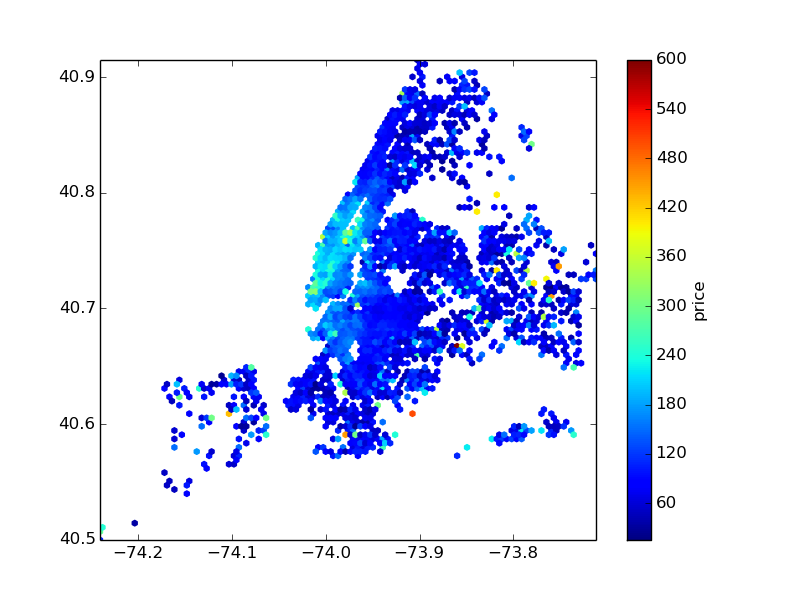

Recreate this plot in Python.
import matplotlib
matplotlib.use('Agg')
from matplotlib import pyplot as PLT
from matplotlib import cm as CM
from matplotlib import mlab as ML
import numpy as NP
import csv

#restList = []

latList = []
longList = []
priceList = []

MAX_PRICE = 600
with open("listings.csv", "r") as f:
	#next(f)
	reader = csv.DictReader(f)
	for row in reader:
		if float(row['price']) > MAX_PRICE:
			continue

		latList.append(float(row['latitude']))
		longList.append(float(row['longitude']))
		priceList.append(float(row['price']))

	'''
	for line in f:
		linesplit = line.split(',')
		#print linesplit
		if len(linesplit) <= LAT_INDEX:
			continue
		
		latList.append(linesplit[LAT_INDEX])
		longList.append(linesplit[LONG_INDEX])
		priceList.append(linesplit[PRICE_INDEX])
	'''
f.close		



'''
class Restaurant: 
	def __init__(self, latitude, longitude, price):
		self.latitude = latitude
		self.longitude = longitude
		self.price = price
	def display(self):
		print "Latitude: ", self.latitude, ", Longitude: ", self.longitude, ", Price: ", self.price
for item in searchResult:
	listing = item["listing"]
	#pprint.pprint (listing)
	pricing_quote = item["pricing_quote"]
	#restList.append(Restaurant(listing.get("lat"), listing.get("lng"), pricing_quote.get("rate").get("amount")))
	latList.append(listing.get("lat"))
	longList.append(listing.get("lng"))
	priceList.append(pricing_quote.get("rate").get("amount"))
for rest in restList:
	#rest.display()
	latList.append(rest.latitude)
	longList.append(rest.longitude)
	priceList.append(rest.price)
'''

gridsize = 100
#PLT.subplot(111)
PLT.hexbin(longList, latList, C=priceList, gridsize=gridsize, cmap=CM.jet, bins=None)
PLT.axis([min(longList), max(longList), min(latList), max(latList)])

cb = PLT.colorbar()
cb.set_label('price')

'''
map = Basemap(projection='merc', llcrnrlat=min(latList), urcrnrlat=max(latList), llcrnrlon=min(longList), urcrnrlon=max(longList), resolution='h')
map.drawcoastlines()
map.drawcountries()
map.fillcontinents(color='grey')
map.drawmapboundary()
'''

#PLT.show();
PLT.savefig("new_york_file.png")
